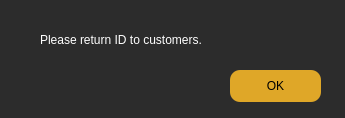
<?xml version="1.0" encoding="UTF-8"?>
<ui version="4.0">
 <class>IdReturnReminder</class>
 <widget class="QDialog" name="IdReturnReminder">
  <property name="geometry">
   <rect>
    <x>0</x>
    <y>0</y>
    <width>345</width>
    <height>118</height>
   </rect>
  </property>
  <property name="windowTitle">
   <string>Dialog</string>
  </property>
  <property name="styleSheet">
   <string notr="true">background-color: rgb(44, 44, 44);</string>
  </property>
  <widget class="QPushButton" name="close">
   <property name="geometry">
    <rect>
     <x>230</x>
     <y>70</y>
     <width>91</width>
     <height>32</height>
    </rect>
   </property>
   <property name="styleSheet">
    <string notr="true">border-radius:10px;background-color: rgb(223, 167, 40);</string>
   </property>
   <property name="text">
    <string>OK</string>
   </property>
  </widget>
  <widget class="QLabel" name="label">
   <property name="geometry">
    <rect>
     <x>40</x>
     <y>30</y>
     <width>251</width>
     <height>20</height>
    </rect>
   </property>
   <property name="styleSheet">
    <string notr="true">font: 18pt &quot;.SF NS Text&quot;;
color:rgb(255, 255, 255);</string>
   </property>
   <property name="text">
    <string>Please return ID to customers.</string>
   </property>
  </widget>
 </widget>
 <resources/>
 <connections/>
</ui>
